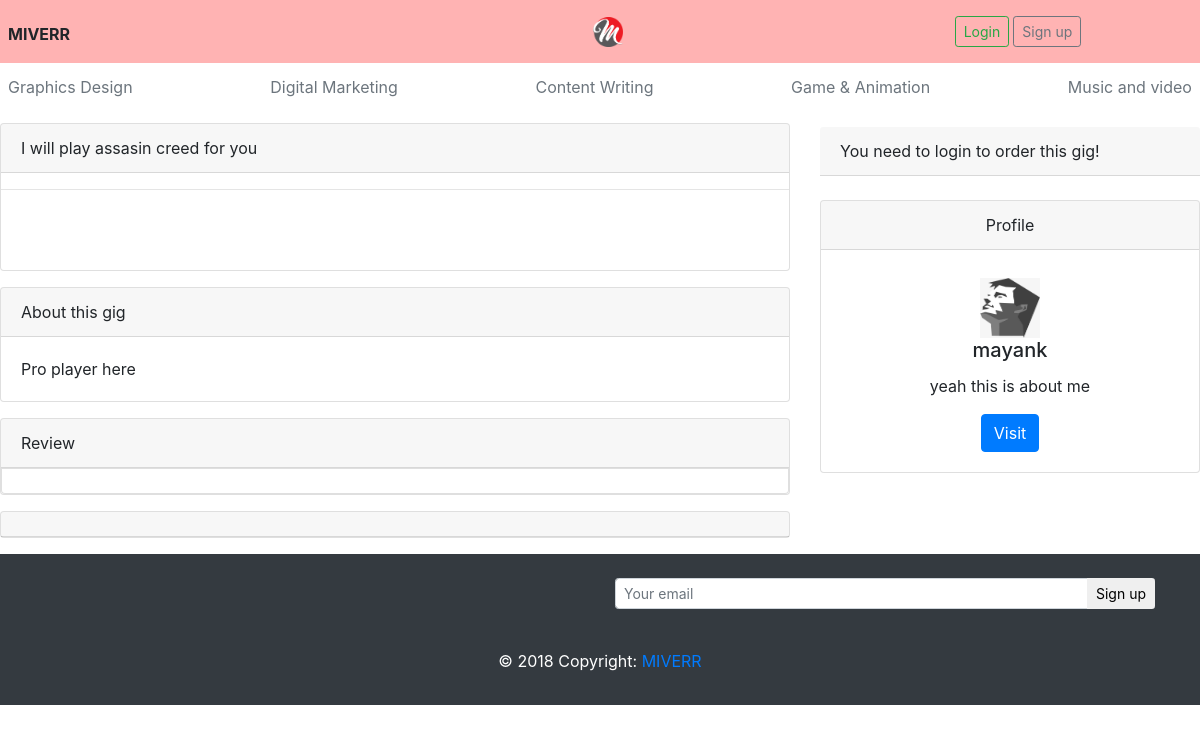
/gigs/3/, run on an earlier commit of the app's database.
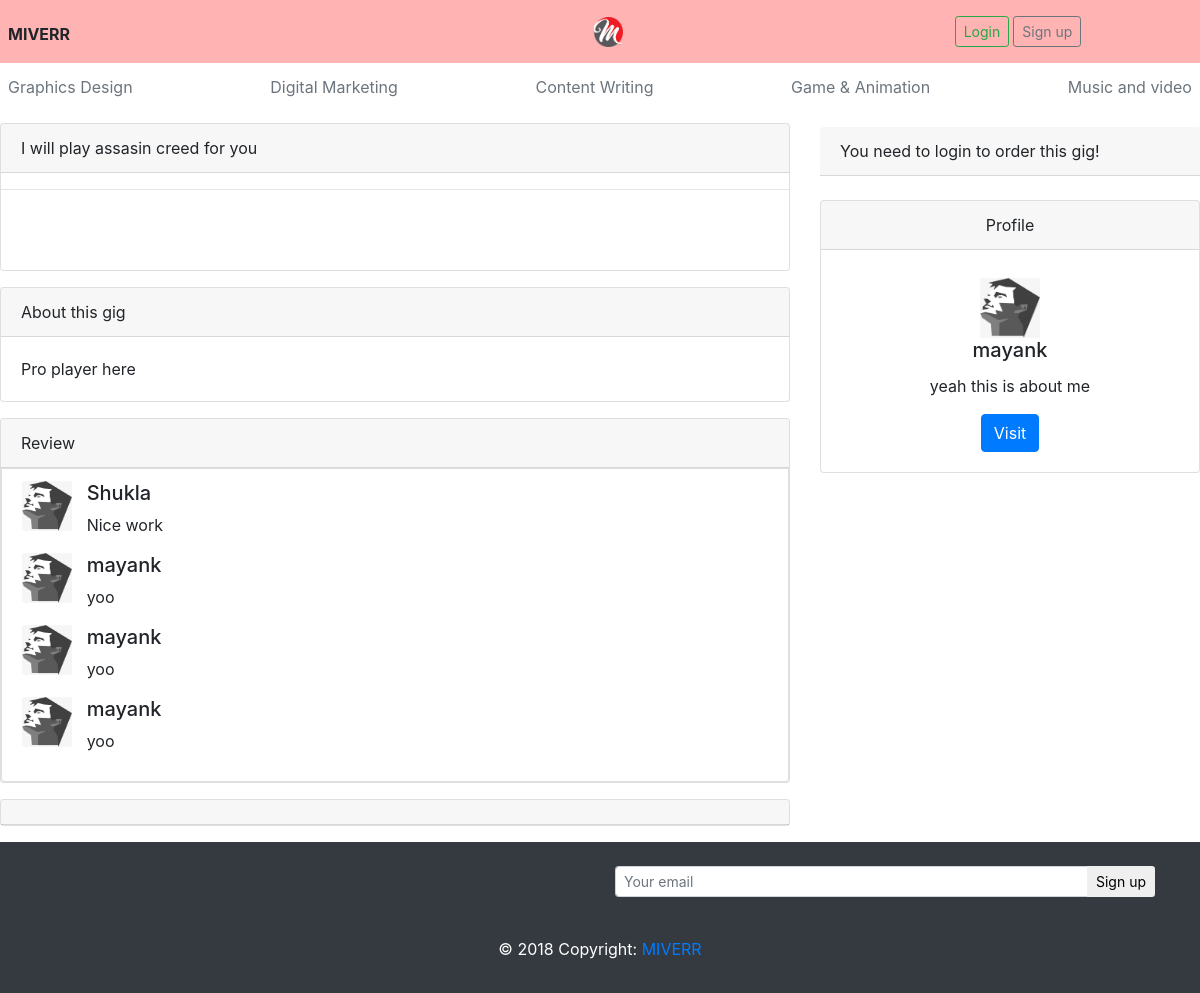
And on a later commit of the database.
### miverrapp/models.py (models this page shows, shortened)
class review(models.Model):
    gig=models.ForeignKey(Gig,on_delete=models.CASCADE)
    user=models.ForeignKey(settings.AUTH_USER_MODEL,on_delete=models.CASCADE)
    content=models.CharField(max_length=500)

### users/models.py (models this page shows, shortened)
class CustomUser(AbstractUser):
    email = models.EmailField(unique=True)
    avatar=models.CharField(max_length=500)
    about=models.CharField(max_length=1000)
    slogan=models.CharField(max_length=100)
    objects = CustomUserManager()

### miverrapp/views.py (the view)
# urls.py: re_path(r'^gigs/(?P<id>[\d-]+)/$',views.gig_detail,name="gig_detail"),
def gig_detail(request,id):
    if request.method=="POST" and "content" in request.POST:
        print("working")
        review.objects.create(content=request.POST['content'],user=request.user,gig_id=id)
        print("working")
    gig=get_object_or_404(Gig,id=id)
    reviews=review.objects.filter(gig=gig)
    if request.user.is_anonymous or review.objects.filter(gig=gig,user=request.user).count()>0:
        sr=False
    else:
        sr=purchase.objects.filter(gig=gig,buyer=request.user).count()>0
    client_token=braintree.ClientToken.generate()
    return render(request,'gig_detail.html',{"sr":sr,"reviews":reviews,"gig":gig,"client_token":client_token})

### templates/gig_detail.html (shortened to what this page needs)
{% extends 'base.html' %}
{% load static %}
{% block body %}
<div class="row">
  <div class="col-md-8">
    <div class="card card-default mt-1 ">
      <div class="card-header">{{gig.title}}</div><hr>
      <div class="card-body"><img src="/media/{{gig.photo}}" class="img-responsive card-img" alt=""></div>
    </div>
  <div class="card card-default mt-3 mb-3">
    <div class="card-header">About this gig </div>
    <div class="card-body"><p class="card-text">{{gig.description}}</p></div>
</div>
<div class="card card-default mt-3 mb-3">
<div class="card-header">
  Review
</div>
<ul class="list-group-item list-group-flush">
<div class="row">
  {% for review in reviews %}
  <div class="col-md-1">
    <img src="{% static 'img/avatar.jpg' %}" style="height:50px; width:50px;" class="img-circle card-img center-block" alt="">
  </div>
  <div class="col-md-11">
    <h5>{{review.user.username}}</h5>
    <p>{{review.content}}</p>
  </div>
  {% endfor %}
</div>
</ul>
</div>
{% if sr %}
        <div class="card card-default mt-3 mb-3">
        <div class="card-header">
          Review
        </div>
                  <form class="form-horizontal" id="productionForm1" method="POST"">
                      {% csrf_token %}
                            <div class="form-group">
                            <div class="col-sm-10">
                              <textarea class="form-control" name="content" placeholder="review"></textarea>
                            </div>
                            </div>
                            <div class="form-group">
                            <div class="col-sm-offset-2 col-sm-10">
                              <button type="submit" class="btn btn-default">Post</button>
                            </div>
                            </div>
                      </form>
        </div>
{% else %}
<div class="card card-default mt-3 mb-3">
<div class="card-header">
</div>
</div>
{% endif %}
  </div>
<div class="col-md-4 mt-2 ">
  <div class="card-header sticky-top">
    {% if user and not user.is_anonymous %}
        <form class="" action="/checkout/" method="POST">
          {% csrf_token %}
          <div id="payment-form">
            <input name="gig_id" value="{{gig.id}}" hidden>
            <button type="submit" class="btn btn-success btn-block" >ORDER NOW (${{gig.price}})</button>
          </div>
        </form>
        <script src="https://js.braintreegateway.com/v2/braintree.js"></script>
        <script src="https://code.jquery.com/jquery-3.2.1.slim.min.js"></script>
        <script type="text/javascript">
          $(document).ready(function(){
            braintree.setup("{{client_token}}","dropin",{
              container:"payment-form",
              paypal:{
                singleUse:true,
                amount:"{{gig.price}}",
                currency:"USD"
              }
            })
          })
        </script>
    {% else %}
      You need to login to order this gig!
    {% endif %}
</div>
    <div class="card text-center mt-4 mb-2">
        <div class="card-header">
          Profile
        </div>
        <div class="card-body mt-2">
          <img src="{% static 'img/avatar.jpg' %}" style="height:60px; width:60px;" class="center-block img-circle" alt="">
          <h5 class="card-title">{{gig.user.username}}</h5>
          <p class="card-text">{{gig.user.about}}</p>
          <a href="{% url 'miverrapp:profile' gig.user.username %}" class="btn btn-primary">Visit</a>
        </div>
</div>
</div>
</div>
{% endblock %}

What changed in the data, as far as the page shows it:
added review: user.username "Shukla", content "Nice work"
added review: user.username "mayank", content "yoo"
added review: user.username "mayank", content "yoo"
added review: user.username "mayank", content "yoo"
